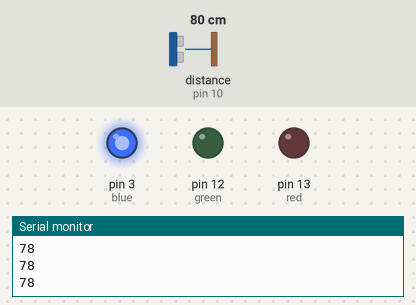
Bench run of a sketch on a simulated Arduino Uno, built with avr-gcc and run on an emulated ATmega328P. On the bench: output pins drawn as LEDs (lit = HIGH), the last lines printed to the serial monitor. Wiring (inferred from the names in the program): ultrasonic range finder: trigger pin 9; echo pin 10. Inputs (shaded band) come from the test bench; at power-on: distance to the obstacle (sensor on pin 10) 80 cm. The echo pulse lasts 58.3 µs per cm; pins used as bus, display or sensor lines are not drawn.

Above: at 1.2 s.
1.3 s: distance to the obstacle (sensor on pin 10) set to 2 cm
At 2.5 s:
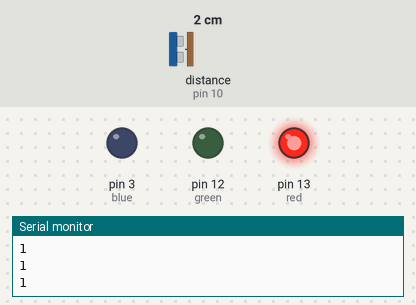
2.8 s: distance to the obstacle (sensor on pin 10) set to 18 cm
At 4.0 s:
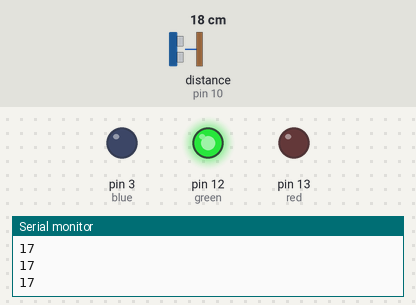
4.3 s: distance to the obstacle (sensor on pin 10) set to 4 cm
At 5.1 s:
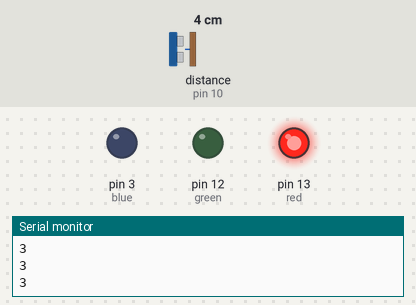
5.8 s: distance to the obstacle (sensor on pin 10) set to 35 cm
At 6.2 s:
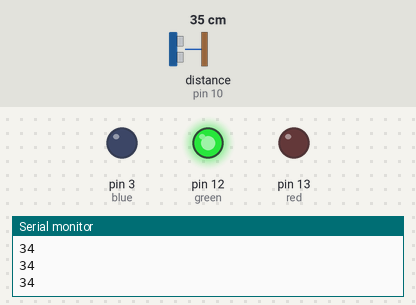
Timing chart, 0 to 8.3 s (numbered marks = the images above; inputs shaded):
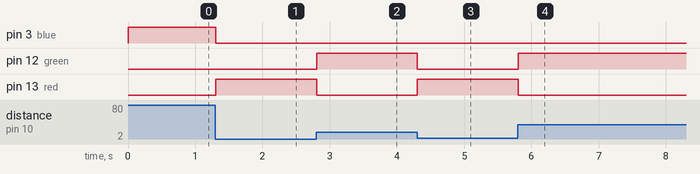

Measured:
- after the input at 1.3 s, pin 3 (blue): HIGH → LOW at once; pin 13 (red): LOW → HIGH at once
- after the input at 2.8 s, pin 12 (green): LOW → HIGH at once; pin 13 (red): HIGH → LOW at once
- after the input at 4.3 s, pin 12 (green): HIGH → LOW at once; pin 13 (red): LOW → HIGH at once
- after the input at 5.8 s, pin 12 (green): LOW → HIGH at once; pin 13 (red): HIGH → LOW at once

The sketch:

ultrasonicwithleds.ino
```cpp
const int trigPin = 9; //connect TRIG to pin 9
const int echoPin = 10; //connect ECHO to pin 10

int blue = 3; //connect blue led to pin 3 or any you want
int red = 13; //connect red to pin 13, or any you want
int green = 12; //connect green led to pin 12, or any you want

long duration;
int distanceCm, distanceInch; //define distanceCm and distanceInch

void setup() {
    Serial.begin(9600); //start serial monitor
    pinMode(trigPin, OUTPUT); //pin modes
    pinMode(echoPin, INPUT);
    pinMode(blue, OUTPUT);
    pinMode(red, OUTPUT);
    pinMode(green, OUTPUT);
}

void loop() {
    digitalWrite(trigPin, LOW); //sensor low
    delayMicroseconds(2);
    digitalWrite(trigPin, HIGH); //send
    delayMicroseconds(10);
    digitalWrite(trigPin, LOW); //low

    duration = pulseIn(echoPin, HIGH); //measuring what is duration between waves

    distanceCm= duration*0.034/2; //distanceCm
    distanceInch = duration*0.0133/2; //distanceInch
    if(distanceCm < 10) { //if lower than 10cm, run red led
        digitalWrite(red, HIGH);
    } else{
        digitalWrite(red, LOW);
    }

    if(distanceCm > 10 && distanceCm < 40) { //if between 10 and 40, run green led
        digitalWrite(green, HIGH);
    } else {
        digitalWrite(green, LOW);
    }

    if(distanceCm > 40) { //if bigger than 40, run blue led
        digitalWrite(blue, HIGH);
    } else {
        digitalWrite(blue, LOW);
    }
    Serial.println(distanceCm); //print distance
}
```
